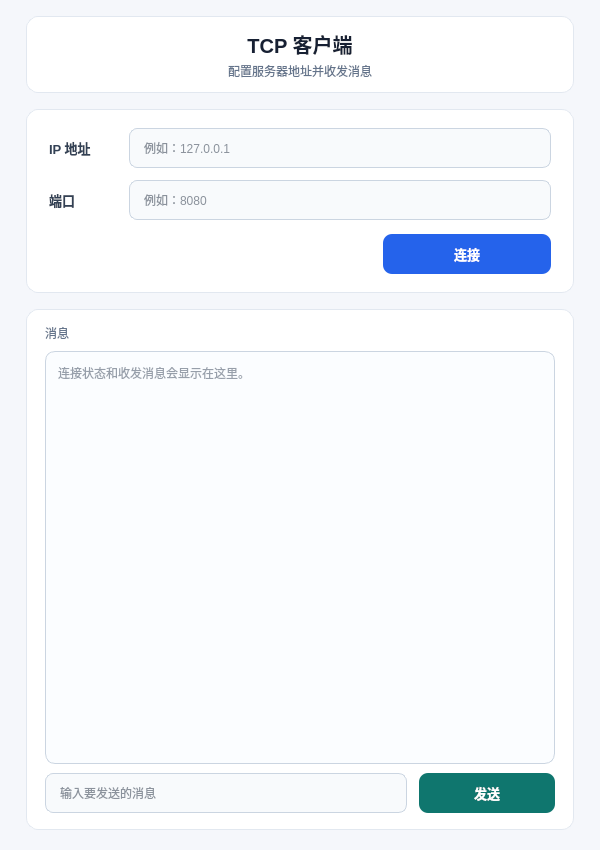
<?xml version="1.0" encoding="UTF-8"?>
<ui version="4.0">
 <class>TcpWidget</class>
 <widget class="QWidget" name="TcpWidget">
  <property name="geometry">
   <rect>
    <x>0</x>
    <y>0</y>
    <width>600</width>
    <height>850</height>
   </rect>
  </property>
  <property name="styleSheet">
   <string notr="true">QWidget#TcpWidget {
    background-color: #f5f7fb;
}

QFrame#headerCard, QFrame#connectionCard, QFrame#messageCard {
    background-color: #ffffff;
    border: 1px solid #e2e8f0;
    border-radius: 12px;
}

QLabel#label {
    color: #172033;
    font-size: 20px;
    font-weight: 700;
}

QLabel#labelSubtitle, QLabel#labelMessageTitle {
    color: #64748b;
    font-size: 12px;
}

QLabel#label_2, QLabel#label_3 {
    color: #334155;
    font-size: 13px;
    font-weight: 600;
}

QLineEdit {
    min-height: 38px;
    color: #1e293b;
    background-color: #f8fafc;
    border: 1px solid #cbd5e1;
    border-radius: 8px;
    padding: 0 12px;
}

QLineEdit:focus {
    background-color: #ffffff;
    border: 2px solid #3b82f6;
}

QTextEdit {
    color: #334155;
    background-color: #fbfdff;
    border: 1px solid #cbd5e1;
    border-radius: 10px;
    padding: 8px;
}

QPushButton#pushButton_connect {
    min-width: 132px;
    min-height: 40px;
    color: white;
    background-color: #2563eb;
    border: none;
    border-radius: 9px;
    padding: 0 18px;
    font-size: 13px;
    font-weight: 600;
}

QPushButton#pushButton_connect:hover {
    background-color: #3b82f6;
}

QPushButton#pushButton_connect:pressed {
    background-color: #1d4ed8;
}

QPushButton#pushButton_2_send {
    min-width: 104px;
    min-height: 40px;
    color: white;
    background-color: #0f766e;
    border: none;
    border-radius: 9px;
    padding: 0 16px;
    font-size: 13px;
    font-weight: 600;
}

QPushButton#pushButton_2_send:hover {
    background-color: #0d9488;
}

QPushButton#pushButton_2_send:pressed {
    background-color: #115e59;
}</string>
  </property>
  <layout class="QVBoxLayout" name="verticalLayout" stretch="0,0,0">
   <property name="spacing">
    <number>16</number>
   </property>
   <property name="leftMargin">
    <number>26</number>
   </property>
   <property name="topMargin">
    <number>16</number>
   </property>
   <property name="rightMargin">
    <number>26</number>
   </property>
   <property name="bottomMargin">
    <number>20</number>
   </property>
   <item>
    <widget class="QFrame" name="headerCard">
     <property name="minimumSize">
      <size>
       <width>0</width>
       <height>76</height>
      </size>
     </property>
     <layout class="QVBoxLayout" name="headerLayout">
      <property name="spacing">
       <number>3</number>
      </property>
      <property name="leftMargin">
       <number>22</number>
      </property>
      <property name="topMargin">
       <number>12</number>
      </property>
      <property name="rightMargin">
       <number>22</number>
      </property>
      <property name="bottomMargin">
       <number>12</number>
      </property>
      <item>
       <widget class="QLabel" name="label">
        <property name="text">
         <string>TCP 客户端</string>
        </property>
        <property name="alignment">
         <set>Qt::AlignCenter</set>
        </property>
       </widget>
      </item>
      <item>
       <widget class="QLabel" name="labelSubtitle">
        <property name="text">
         <string>配置服务器地址并收发消息</string>
        </property>
        <property name="alignment">
         <set>Qt::AlignCenter</set>
        </property>
       </widget>
      </item>
     </layout>
    </widget>
   </item>
   <item>
    <widget class="QFrame" name="connectionCard">
     <layout class="QVBoxLayout" name="connectionLayout">
      <property name="spacing">
       <number>14</number>
      </property>
      <property name="leftMargin">
       <number>22</number>
      </property>
      <property name="topMargin">
       <number>18</number>
      </property>
      <property name="rightMargin">
       <number>22</number>
      </property>
      <property name="bottomMargin">
       <number>18</number>
      </property>
      <item>
       <layout class="QGridLayout" name="gridLayout" columnstretch="0,0">
        <property name="horizontalSpacing">
         <number>16</number>
        </property>
        <property name="verticalSpacing">
         <number>12</number>
        </property>
        <item row="0" column="1">
         <widget class="QLineEdit" name="lineEdit_IP">
          <property name="placeholderText">
           <string>例如：127.0.0.1</string>
          </property>
         </widget>
        </item>
        <item row="1" column="0">
         <widget class="QLabel" name="label_3">
          <property name="text">
           <string>端口</string>
          </property>
         </widget>
        </item>
        <item row="0" column="0">
         <widget class="QLabel" name="label_2">
          <property name="minimumSize">
           <size>
            <width>64</width>
            <height>0</height>
           </size>
          </property>
          <property name="text">
           <string>IP 地址</string>
          </property>
         </widget>
        </item>
        <item row="1" column="1">
         <widget class="QLineEdit" name="lineEdit_2_PORT">
          <property name="placeholderText">
           <string>例如：8080</string>
          </property>
         </widget>
        </item>
       </layout>
      </item>
      <item>
       <layout class="QHBoxLayout" name="connectButtonLayout">
        <item>
         <spacer name="connectSpacer">
          <property name="orientation">
           <enum>Qt::Horizontal</enum>
          </property>
          <property name="sizeHint" stdset="0">
           <size>
            <width>40</width>
            <height>20</height>
           </size>
          </property>
         </spacer>
        </item>
        <item>
         <widget class="QPushButton" name="pushButton_connect">
          <property name="cursor">
           <cursorShape>PointingHandCursor</cursorShape>
          </property>
          <property name="text">
           <string>连接</string>
          </property>
         </widget>
        </item>
       </layout>
      </item>
     </layout>
    </widget>
   </item>
   <item>
    <widget class="QFrame" name="messageCard">
     <layout class="QVBoxLayout" name="messageLayout">
      <property name="spacing">
       <number>9</number>
      </property>
      <property name="leftMargin">
       <number>18</number>
      </property>
      <property name="topMargin">
       <number>14</number>
      </property>
      <property name="rightMargin">
       <number>18</number>
      </property>
      <property name="bottomMargin">
       <number>16</number>
      </property>
      <item>
       <widget class="QLabel" name="labelMessageTitle">
        <property name="text">
         <string>消息</string>
        </property>
       </widget>
      </item>
      <item>
       <widget class="QTextEdit" name="textEdit">
        <property name="minimumSize">
         <size>
          <width>0</width>
          <height>120</height>
         </size>
        </property>
        <property name="placeholderText">
         <string>连接状态和收发消息会显示在这里。</string>
        </property>
       </widget>
      </item>
      <item>
       <layout class="QHBoxLayout" name="horizontalLayout">
        <property name="spacing">
         <number>12</number>
        </property>
        <item>
         <widget class="QLineEdit" name="lineEdit_3_info">
          <property name="placeholderText">
           <string>输入要发送的消息</string>
          </property>
         </widget>
        </item>
        <item>
         <widget class="QPushButton" name="pushButton_2_send">
          <property name="cursor">
           <cursorShape>PointingHandCursor</cursorShape>
          </property>
          <property name="text">
           <string>发送</string>
          </property>
         </widget>
        </item>
       </layout>
      </item>
     </layout>
    </widget>
   </item>
  </layout>
 </widget>
 <resources/>
 <connections/>
</ui>
